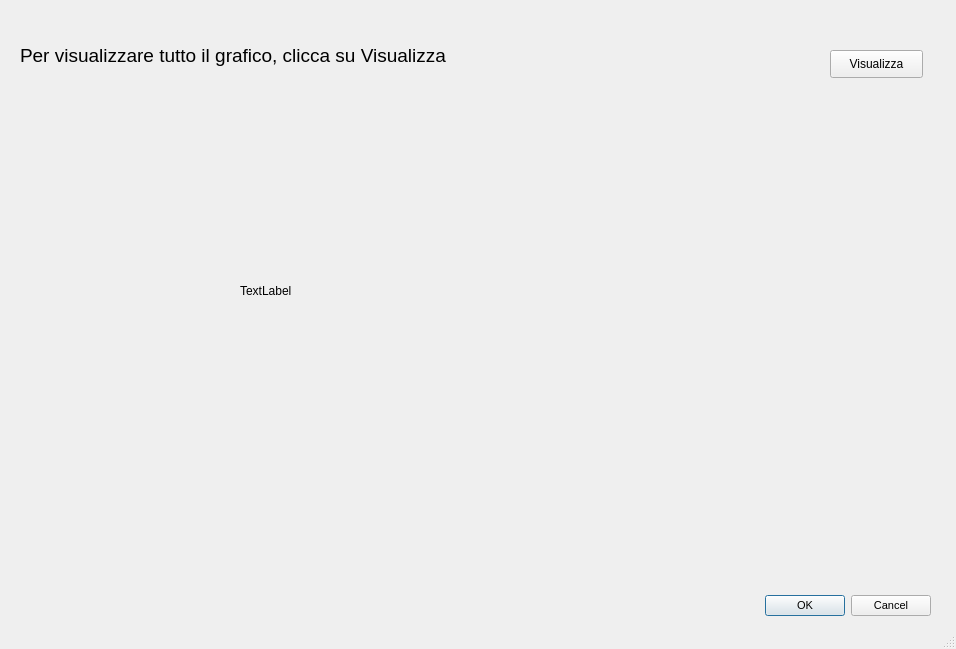
<?xml version="1.0" encoding="UTF-8"?>
<ui version="4.0">
 <class>Visualizza</class>
 <widget class="QDialog" name="Visualizza">
  <property name="geometry">
   <rect>
    <x>0</x>
    <y>0</y>
    <width>956</width>
    <height>649</height>
   </rect>
  </property>
  <property name="windowTitle">
   <string>Dialog</string>
  </property>
  <property name="sizeGripEnabled">
   <bool>true</bool>
  </property>
  <property name="modal">
   <bool>false</bool>
  </property>
  <widget class="QDialogButtonBox" name="buttonBox">
   <property name="enabled">
    <bool>true</bool>
   </property>
   <property name="geometry">
    <rect>
     <x>590</x>
     <y>590</y>
     <width>341</width>
     <height>32</height>
    </rect>
   </property>
   <property name="sizePolicy">
    <sizepolicy hsizetype="Fixed" vsizetype="Fixed">
     <horstretch>0</horstretch>
     <verstretch>0</verstretch>
    </sizepolicy>
   </property>
   <property name="font">
    <font>
     <pointsize>8</pointsize>
    </font>
   </property>
   <property name="focusPolicy">
    <enum>Qt::NoFocus</enum>
   </property>
   <property name="orientation">
    <enum>Qt::Horizontal</enum>
   </property>
   <property name="standardButtons">
    <set>QDialogButtonBox::Cancel|QDialogButtonBox::Ok</set>
   </property>
   <property name="centerButtons">
    <bool>false</bool>
   </property>
  </widget>
  <widget class="QLabel" name="label">
   <property name="geometry">
    <rect>
     <x>20</x>
     <y>40</y>
     <width>531</width>
     <height>31</height>
    </rect>
   </property>
   <property name="font">
    <font>
     <pointsize>14</pointsize>
    </font>
   </property>
   <property name="text">
    <string>Per visualizzare tutto il grafico, clicca su Visualizza</string>
   </property>
  </widget>
  <widget class="QPushButton" name="pushButton">
   <property name="geometry">
    <rect>
     <x>830</x>
     <y>50</y>
     <width>93</width>
     <height>28</height>
    </rect>
   </property>
   <property name="text">
    <string>Visualizza</string>
   </property>
  </widget>
  <widget class="QLabel" name="label_2">
   <property name="geometry">
    <rect>
     <x>240</x>
     <y>190</y>
     <width>431</width>
     <height>201</height>
    </rect>
   </property>
   <property name="text">
    <string>TextLabel</string>
   </property>
  </widget>
 </widget>
 <resources/>
 <connections>
  <connection>
   <sender>buttonBox</sender>
   <signal>accepted()</signal>
   <receiver>Visualizza</receiver>
   <slot>accept()</slot>
   <hints>
    <hint type="sourcelabel">
     <x>248</x>
     <y>254</y>
    </hint>
    <hint type="destinationlabel">
     <x>157</x>
     <y>274</y>
    </hint>
   </hints>
  </connection>
  <connection>
   <sender>buttonBox</sender>
   <signal>rejected()</signal>
   <receiver>Visualizza</receiver>
   <slot>reject()</slot>
   <hints>
    <hint type="sourcelabel">
     <x>316</x>
     <y>260</y>
    </hint>
    <hint type="destinationlabel">
     <x>286</x>
     <y>274</y>
    </hint>
   </hints>
  </connection>
 </connections>
</ui>
